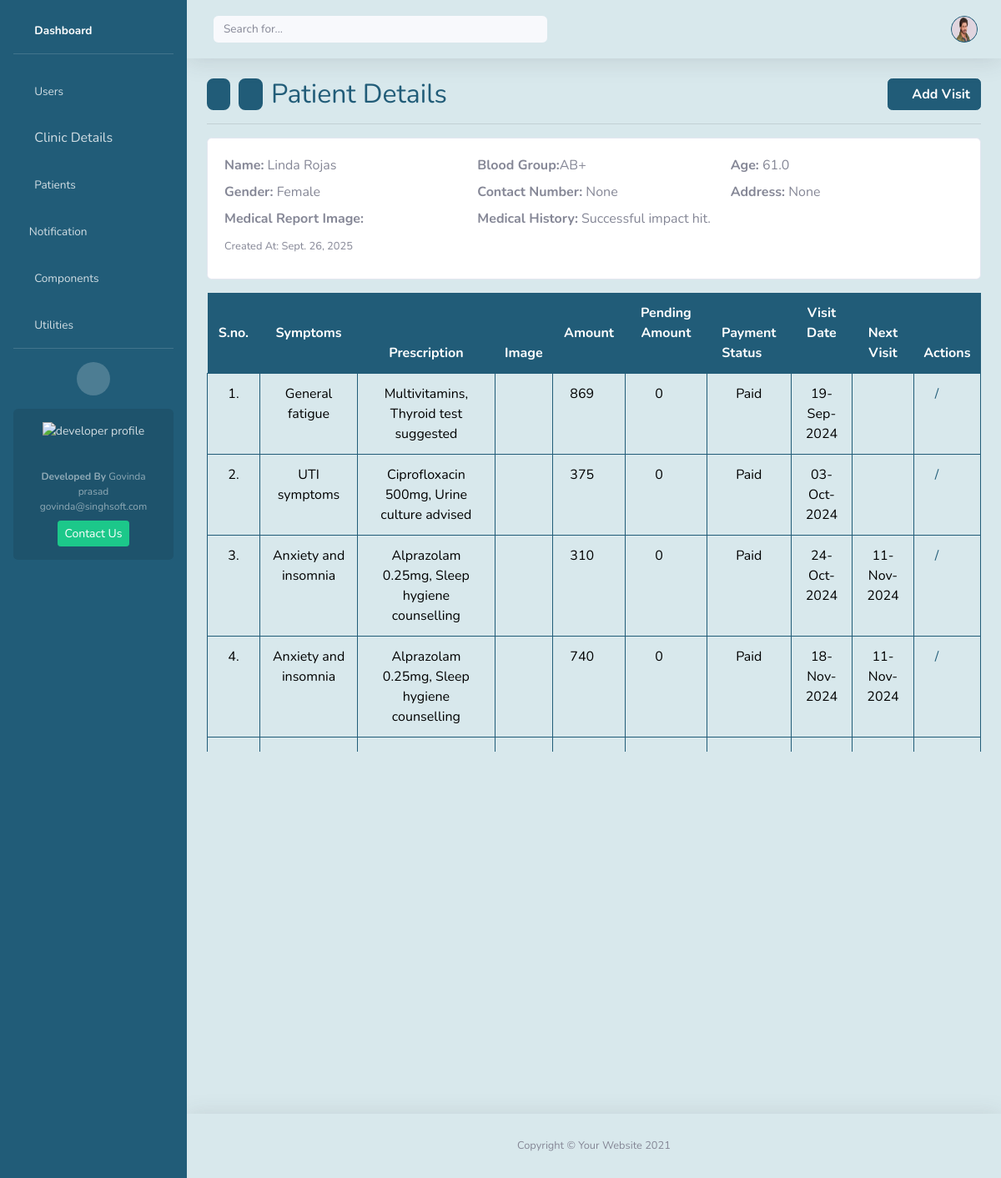
/patient-details/2/ (signed in), run on the app's committed database.
### home/models.py (models this page shows, shortened)
class User(AbstractUser):
    custom_id   = models.CharField(max_length=10, unique=True, blank=False, null=False)
    clinic      = models.ForeignKey('Clinic', on_delete=models.CASCADE, related_name="clinic_users", null=True, blank=True)
    profile_img = models.ImageField(upload_to=rename_image, blank=True)
    phone       = models.CharField(validators=[indian_phone_regex], max_length=15, blank=True, null=True)
    is_superuser= models.BooleanField(default=False)
    is_admin    = models.BooleanField(default=False)    # clinic admin
    is_admin_staff= models.BooleanField(default=False)    # clinic staff
    is_password_reset=models.BooleanField(default=False)
    is_active   = models.BooleanField(default=True)
    updated_at  = models.DateTimeField(auto_now=True)
    objects     = CustomUserManager()

class Patient(models.Model):
    BLOOD_GROUPS = (
        ('A+','A+'),
        ('A-','A-'),
        ('B+','B+'),
        ('B-','B-'),
        ('O+','O+'),
        ('O-','O-'),
        ('AB+','AB+'),
        ('AB-','AB-')
    )
    doctor      = models.ForeignKey(User, related_name="patients", on_delete=models.CASCADE)
    clinic      = models.ForeignKey(Clinic, related_name='clinic_patients', on_delete=models.CASCADE)
    name        = models.CharField(max_length=255, null=False, blank=False)
    age         = models.FloatField(default=0, blank=True, null=True, validators=[MinValueValidator(0.0), MaxValueValidator(120.0)])
    gender      = models.CharField(max_length=10, choices=(("Male", "Male"), ("Female", "Female"), ("Other", "Other")), null=True, blank=True)
    number      = models.CharField(validators=[indian_phone_regex], max_length=15, blank=True, null=True, unique=False)
    address     = models.CharField(max_length=255, blank=True, null=True)
    medical_history = models.TextField(blank=True, default="")
    blood_group = models.CharField(max_length=5, choices=BLOOD_GROUPS, blank=True, null=True)
    image       = models.ImageField(upload_to=rename_image, blank=True) #report image or patient
    created_at  = models.DateField(auto_now_add=True)
    updated_at = models.DateField(auto_now=True)

class Prescription(models.Model):
    PAYMENT_STATUS = (
        ('Paid', 'Paid'),
        ('Pending', 'Pending'),
        ('Partial Paid', 'Partial Paid'),
    )
    patient     = models.ForeignKey(Patient, related_name="records", on_delete=models.CASCADE)
    symptoms    = models.TextField(blank=True)
    prescription= models.TextField(blank=True)
    image       = models.ImageField(upload_to=rename_image, blank=True)
    amount      = models.IntegerField(default=0)
    pending_amount= models.IntegerField(default=0)
    status      = models.CharField(max_length=15, choices=PAYMENT_STATUS, default='Paid')
    visit_date  = models.DateTimeField(auto_now_add=True)
    next_visit  = models.DateField(blank=True, null=True)

### home/views.py (the view)
# urls.py: path('patient-details/<int:patient_id>/', views.patient_details, name='patient_details'),
@require_http_methods(['GET'])
@login_required(login_url='login')
def patient_details(request, patient_id):
    if request.method == 'GET':
        patient = Patient.objects.none()
        prescriptions = Prescription.objects.none()
        if request.user.is_superuser:
            patient = Patient.objects.filter(id=patient_id).first()
        elif request.user.is_admin:
            patient = Patient.objects.filter(id=patient_id, clinic=request.user.clinic_id).first()
        elif request.user.is_admin_staff:
            patient = Patient.objects.filter(id=patient_id, clinic=request.user.clinic_id).first()
        else:
            return HttpResponseForbidden("You do not have permission to this source.")
        if patient:
            prescriptions = Prescription.objects.filter(patient=patient).order_by('visit_date')
        context = {
            'patient': patient,
            'prescriptions' : prescriptions,
        }
        return render(request, 'patient_details.html', context)

### home/templates/patient_details.html (shortened to what this page needs)
{% extends 'layout.html' %}
            {% block content %}
              {% if not patient %}
                <div class="d-flex justify-content-between align-items-center">
                    <h2 class="mb-0 custome-color-dark">There is no record with given patient id.</h2>
                </div>
              {% else %}
                <div class="d-flex justify-content-between align-items-center">
                    <div class="nav-container" style="display: flex; gap: 10px; justify-content: center;">
                        <button class="cnav-btn" onclick="window.history.back()" title="Back"><i class="fa fa-arrow-left"></i></button>
                        <button class="cnav-btn" onclick="window.history.forward()" title="Forward"><i class="fa fa-arrow-right"></i></button>
                        <h2 class="mb-0 custome-color-dark">Patient Details</h2>
                    </div>
                    <a href="{% url 'add_patient_visit' patient_id=patient.id %}" class="btn cb">
                        <i class="fas fa-plus"></i> Add Visit
                    </a>
                </div>
                <hr>
                <div class="card">
                    <div class="card-body" style="">
                        <div class="row mb-2">
                            <div class="col-md-4">
                                <p class="card-text"><strong>Name:</strong> {{ patient.name }}</p>
                            </div>
                            <div class="col-md-4">
                                <p class="card-text"><strong>Blood Group:</strong>{% if patient.blood_group %}{{ patient.blood_group }}{% endif %}</p>
                            </div>
                            <div class="col-md-4">
                                <p class="card-text"><strong>Age:</strong> {{ patient.age }}</p>
                            </div>
                        </div>
                        <div class="row mb-2">
                            <div class="col-md-4">
                                <p class="card-text"><strong>Gender:</strong> {{ patient.gender }}</p>
                            </div>
                            <div class="col-md-4">
                                <p class="card-text"><strong>Contact Number:</strong> {{ patient.number }}</p>
                            </div>
                            <div class="col-md-4">
                                <p class="card-text"><strong>Address:</strong> {{ patient.address }}</p>
                            </div>
                        </div>
                        <div class="row mb-2">
                            <div class="col-md-4">
                                <p class="card-text"><strong>Medical Report Image:</strong>
                                </p>
                              </div>
                            <div class="col-md-8">
                                <p class="card-text"><strong>Medical History:</strong> {{ patient.medical_history }}</p>
                            </div>
                        </div>
                        <div class="row mb-2">
                            <div class="col-md-4">
                                <p class="card-text"><small class="text-muted">Created At: {{ patient.created_at }}</small></p>
                            </div>
                        </div>
                    </div>
                </div>
                <div class="table-responsive mt-3" style="max-height: 550px; overflow-y: auto; overflow-x: auto;">
                  <table class="table table-bordered ctb">
                   <thead class="">
                    <tr>
                        <th scope="col">S.no. <i class="fas fa-sort cstm-sort" onclick="sortTable(this)"></i></th>
                        <th scope="col">Symptoms <i class="fas fa-sort cstm-sort" onclick="sortTable(this)"></i></th>
                        <th scope="col">Prescription</th>
                        <th scope="col">Image</th>
                        <th scope="col">Amount <i class="fas fa-sort cstm-sort" onclick="sortTable(this)"></i></th>
                        <th scope="col">Pending Amount <i class="fas fa-sort cstm-sort" onclick="sortTable(this)"></i></th>
                        <th scope="col">Payment Status <i class="fas fa-sort cstm-sort" onclick="sortTable(this)"></i></th>
                        <th scope="col">Visit Date <i class="fas fa-sort cstm-sort" onclick="reverse()"></i></th>
                        <th scope="col">Next Visit</th>
                        <th scope="col">Actions</th>
                    </tr>
                   </thead>
                   <tbody>
                    {% for prs in prescriptions %}
                    <tr>
                        <td>{{forloop.counter}}.</td>
                        <td>{{prs.symptoms}}</td>
                        <td>{{prs.prescription}}</td>
                        <td>
                        </td>
                        <td>{{prs.amount|default:0}} <i class="fas fa-rupee-sign"></i></td>
                        <td>
                            {{prs.pending_amount|default:0}} <i class="fas fa-rupee-sign">
                            </td>
                        <td>{{prs.status}}</td>
                        <td>{{prs.visit_date|date:'d-M-Y'}}</td>
                        <td>
                          {% if prs.next_visit %}
                            {{prs.next_visit|date:'d-M-Y'}}
                          {% endif %}
                        </td>
                        <td>
                          <a href="{% url 'edit_patient_visit' patient_id=patient.id visit_id=prs.id %}" class="action-links" title="View/Edit" style="margin-right:8px;">
                            <i class="fas fa-eye"></i>/<i class="fas fa-pen"></i>
                          </a>
                          <a class="action-links" data-toggle="modal" data-target="#deleteConfirmModal"
                            data-url="{% url 'delete_patient_visit' patient_id=patient.id visit_id=prs.id %}" onclick="showDeleteModal(this)" title="Delete">
                            <i class="fas fa-trash"></i>
                          </a>
                        </td>
                    </tr>
                    {% endfor %}
                   </tbody>
                  </table>
                </div>
              {% endif %}
            {% endblock content%}

### home/templates/layout.html (shortened to what this page needs)
{% load static %}
{% load custom_filters %}
<!DOCTYPE html>
<html lang="en">
<head>
    <link href="{% static 'vendor/fontawesome-free/css/all.min.css' %}" rel="stylesheet" type="text/css">
    <link href="{% static 'css/sb-admin-2.min.css' %}" rel="stylesheet">
</head>
<body id="page-top">
    <div id="wrapper">
        <ul class="navbar-nav sidebar sidebar-dark box-background-dark" id="accordionSidebar">
            <li class="nav-item active mt-2" >
                <a class="nav-link" href="{% url 'home' %}">
                    <i class="fas fa-fw fa-tachometer-alt"></i>
                    <span>Dashboard</span></a>
            </li>
            <hr class="sidebar-divider">
            <li class="nav-item">
                <a class="nav-link " href="{% url 'all_users' %}" aria-expanded="true" >
                    <i class="fas fa-fw fa-user"></i>
                    <span>Users</span>
                </a>
            </li>
            <li class="nav-item">
                <a class="nav-link" href="{% url 'clinic' %}" aria-expanded="true">
                    <i class="fas fas fa-fw fa-cog"></i>
                    Clinic Details
                </a>
            </li>
            <li class="nav-item">
                <a class="nav-link " href="{% url 'patients' %}" aria-expanded="true" >
                    <i class="fas fa-fw fa-user"></i>
                    <span>Patients</span>
                </a>
            </li>
            <li class="nav-item">
                <a class="nav-link " href="{% url 'notifications' %}" aria-expanded="true" >
                    <i class="fas fa-envelope-open-text"></i>
                    <span>Notification</span>
                </a>
            </li>
            <li class="nav-item">
                <a class="nav-link collapsed" href="#" data-toggle="collapse" data-target="#collapseTwo"
                    aria-expanded="true" aria-controls="collapseTwo">
                    <i class="fas fa-fw fa-cog"></i>
                    <span>Components</span>
                </a>
            </li>
            <li class="nav-item">
                <a class="nav-link collapsed" href="#" data-toggle="collapse" data-target="#collapseUtilities"
                    aria-expanded="true" aria-controls="collapseUtilities">
                    <i class="fas fa-fw fa-wrench"></i>
                    <span>Utilities</span>
                </a>
            </li>
            <hr class="sidebar-divider d-none d-md-block">
            <div class="text-center d-none d-md-inline">
                <button class="rounded-circle border-0" id="sidebarToggle"></button>
            </div>
            <div class="sidebar-card d-none d-lg-flex">
                <img class="sidebar-card-illustration mb-2" src="{% static "/img/profile.jfif" %}" alt="developer profile">
                <p class="text-center mb-2"><strong>Developed By</strong> Govinda prasad govinda@singhsoft.com</p>
                <a class="btn btn-success btn-sm" href="mailto:govinda@singhsoft.com">Contact Us</a>
            </div>
        </ul>
        <div id="content-wrapper" class="d-flex flex-column">
            <div id="content" style="background: #d8e8ec">
                <nav class="navbar navbar-expand topbar mb-4 static-top shadow">
                    <form class="d-none d-sm-inline-block form-inline mr-auto ml-md-3 my-2 my-md-0 mw-100 navbar-search">
                        <div class="input-group">
                            <input type="text" class="form-control bg-light border-0 small" placeholder="Search for..."
                                aria-label="Search" aria-describedby="basic-addon2" id="search-bar">
                        </div>
                    </form>
                    <ul class="navbar-nav ml-auto">
                        <li class="nav-item dropdown no-arrow mx-1">
                            <a class="nav-link dropdown-toggle" href="#" id="messagesDropdown" role="button"
                                data-toggle="dropdown" aria-haspopup="true" aria-expanded="false" onclick="fetchNotifications()">
                                <i class="fas fa-envelope fa-fw custome-color-dark"></i>
                            </a>
                        </li>
                        <li class="nav-item dropdown no-arrow">
                            <a class="nav-link dropdown-toggle" href="#" id="userDropdown" role="button"
                                data-toggle="dropdown" aria-haspopup="true" aria-expanded="false">
                                {% if request.user.profile_img %}
                                    <img class="img-profile rounded-circle box-background-border-dark"
                                        src="{{request.user.profile_img.url}}" alt="profile image" title="{{request.user.username}}">
                                {% else %}
                                    <div class="img-profile rounded-circle user-face" title="{{request.user.username}}">
                                        {{ request.user.username|get_first_letter|upper }}
                                    </div>
                                {% endif %}
                            </a>
                        </li>
                    </ul>
                </nav>
                <div class="container-fluid">
                    {% block content %}{% endblock %}
                </div>
            </div>
            <footer class="sticky-footer box-background-light shadow">
                <div class="container my-auto">
                    <div class="copyright text-center my-auto" style="">
                        <span>Copyright &copy; Your Website 2021</span>
                    </div>
                </div>
            </footer>
        </div>
    </div>
</body>
</html>

### data on the page
User: user.profile_img (picture)
Patient: name "Linda Rojas", blood_group "AB+", age "61.0", gender "Female", number "None", address "None", medical_history "Successful impact hit.", created_at "Sept. 26, 2025"
Prescription: symptoms "General fatigue", prescription "Multivitamins, Thyroid test suggested", amount "869", pending_amount "0", status "Paid", visit_date "19-Sep-2024"
Prescription: symptoms "UTI symptoms", prescription "Ciprofloxacin 500mg, Urine culture advised", amount "375", pending_amount "0", status "Paid", visit_date "03-Oct-2024"
Prescription: symptoms "Anxiety and insomnia", prescription "Alprazolam 0.25mg, Sleep hygiene counselling", amount "310", pending_amount "0", status "Paid", visit_date "24-Oct-2024", next_visit "11-Nov-2024"
Prescription: symptoms "Anxiety and insomnia", prescription "Alprazolam 0.25mg, Sleep hygiene counselling", amount "740", pending_amount "0", status "Paid", visit_date "18-Nov-2024", next_visit "11-Nov-2024"
